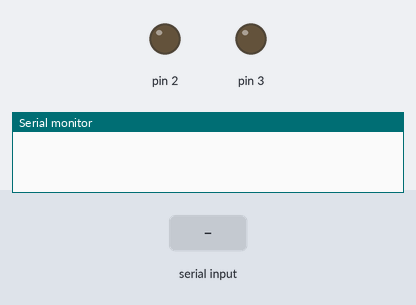
The sketch below on a simulated Arduino Uno, built with avr-gcc and run on an emulated ATmega328P. Parts: output pins drawn as LEDs (lit = HIGH), the last lines printed to the serial monitor. Inputs (shaded band) come from the test bench.

Above: at 1.2 s.
1.3 s: "all LED turn on" received over the second serial link
At 3.5 s:
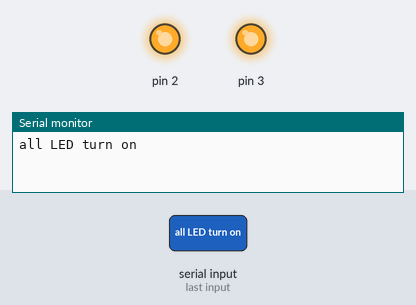
3.8 s: "turn off red LED" received over the second serial link
At 5.5 s:
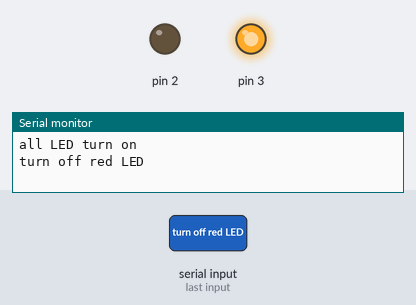
6.3 s: "all LED turn off" received over the second serial link
At 8.5 s:
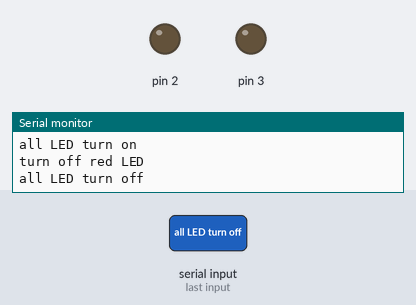
8.8 s: "turn on Red LED" received over the second serial link
At 10.6 s:
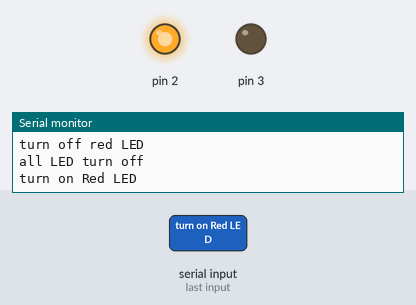
Timing chart, 0 to 12.1 s (numbered marks = the images above; inputs shaded):
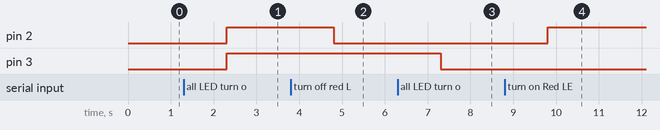

The sketch:

Voice_Comman_LEDs.ino
```cpp
#include <SoftwareSerial.h>

String value;
int TxD = 11;
int RxD = 10;

SoftwareSerial bluetooth(TxD, RxD);

void setup() {
  pinMode(2, OUTPUT);
  pinMode(3, OUTPUT);

  Serial.begin(9600);       // start serial communication at 9600bps
  bluetooth.begin(9600);    // start BT communication at 9600bps
}

void loop() {

  if (bluetooth.available())
  {
    value = bluetooth.readString();

    Serial.println(value);

    if (value == "all LED turn on") {
      digitalWrite(2, HIGH);
      digitalWrite(3, HIGH);
    }

    else if (value == "all LED turn off") {
      digitalWrite(2, LOW);
      digitalWrite(3, LOW);
    }

    else if (value == "turn on Red LED") {
      digitalWrite(2, HIGH);
    }

    else if (value == "turn on green LED") {
      digitalWrite(3, HIGH);
    }

    else if (value == "turn off red LED") {
      digitalWrite(2, LOW);
    }

    else if (value == "turn off green LED") {
      digitalWrite(3, LOW);
    }

    else {
      Serial.println("Sorry that isn't a recognized command.");
    }
  }
}
```

Measured:
- after the input at 1.3 s, pin 2, pin 3: LOW → HIGH after 1.0 s
- after the input at 3.8 s, pin 2: HIGH → LOW after 1.0 s
- after the input at 6.3 s, pin 3: HIGH → LOW after 1.0 s
- after the input at 8.8 s, pin 2: LOW → HIGH after 1.0 s
